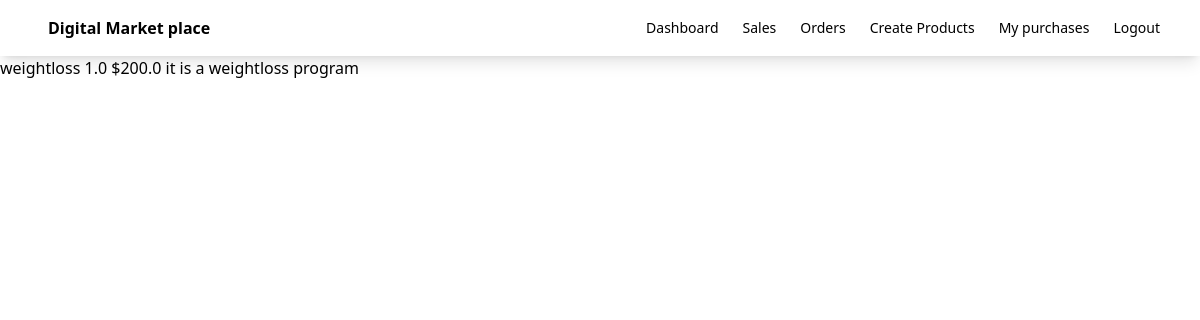
Before: / with the older database file.
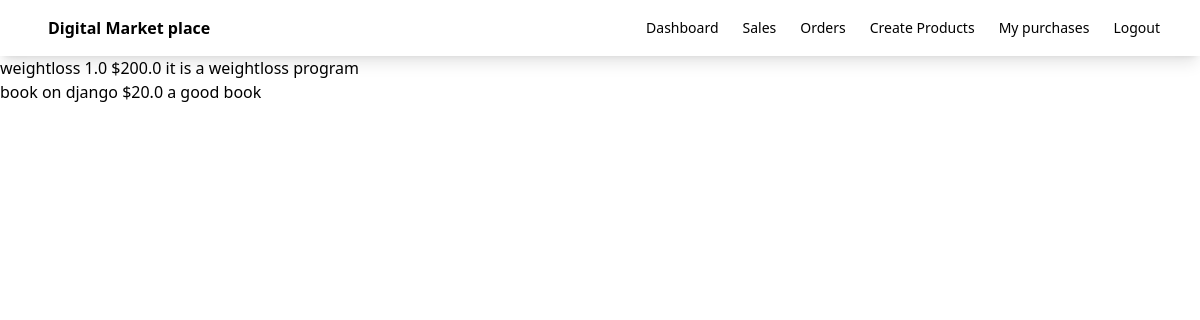
After: the same page with the newer database file.
### myapp/models.py (models this page shows, shortened)
class Product(models.Model):
    name = models.CharField(max_length=100)
    description = models.CharField(max_length=100)
    price =models.FloatField()
    file = models.FileField(upload_to='uploads')

### myapp/views.py (the view)
# urls.py: path('', views.index,name='index'),
def index(request):
    products = Product.objects.all()
    return render(request,'myapp/index.html',{'products':products})

### myapp/templates/myapp/index.html
{% extends 'myapp/base.html' %}
{% block body %}
{% for product in products %}
{{ product.name }}
${{ product.price }}
{{ product.description }}
<br>
{% endfor %}
{% endblock %}

### myapp/templates/myapp/base.html (shortened to what this page needs)
<!DOCTYPE html>
<html lang="en">
<head>
    <script src="https://cdn.tailwindcss.com"></script>
</head>
<body>
    <nav class="shadow-lg">
        <div class="flex flex-wrap justify-between ml-5 items-center mx-auto px-4 py-2.5">
            <a href="" class="flex items-center">
                <span class="self-center text-xml font-semibold">Digital Market place</span>
            </a>
            <div class="flex items-center">
                <a href="" class="mr-6 text-sm font-medium text-grey-500">Dashboard</a>
                <a href="" class="mr-6 text-sm font-medium text-grey-500">Sales</a>
                <a href="" class="mr-6 text-sm font-medium text-grey-500">Orders</a>
                <a href="" class="mr-6 text-sm font-medium text-grey-500">Create Products</a>
                <a href="" class="mr-6 text-sm font-medium text-grey-500">My purchases</a>
                <a href="" class="mr-6 text-sm font-medium text-grey-500">Logout</a>
            </div>
        </div>
    </nav>
    {% block body %}
    {% endblock %}
</body>
</html>

Changed rows visible on the page:
added Product: name "book on django", price "20.0", description "a good book"
